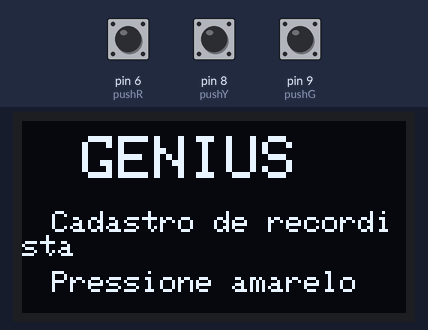
Simulated run of this sketch. Board: Arduino Uno, built with avr-gcc and run on an emulated ATmega328P. Parts: 128×64 one-colour display. Inputs (shaded band) come from the test bench; at power-on: pin 8 (pushY) LOW, pin 6 (pushR) LOW, pin 9 (pushG) LOW.

Above: at 0.8 s.
0.9 s: pin 8 (pushY) pulled HIGH for 0.15 s
At 2.0 s:
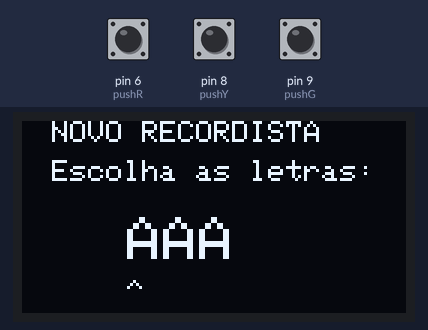
2.7 s: pin 6 (pushR) pulled HIGH for 0.15 s
At 3.4 s:
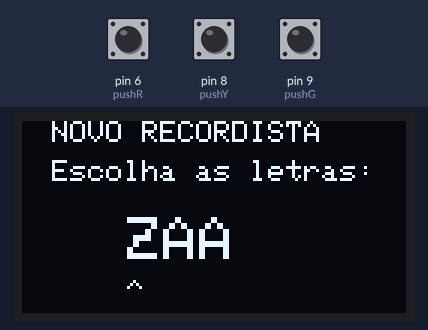
4.5 s: pin 6 (pushR) pulled HIGH for 1 s
At 6.0 s:
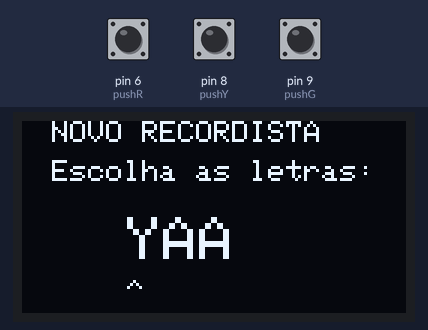
7.2 s: pin 6 (pushR) pulled HIGH for 0.15 s
At 8.0 s:
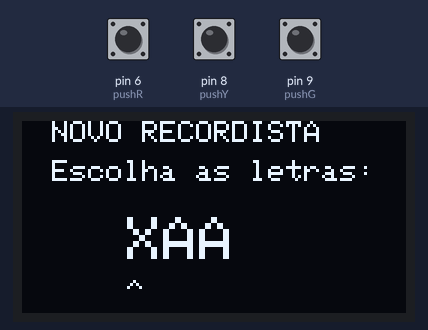
9.0 s: pin 6 (pushR) pulled HIGH for 3.2 s
At 13.5 s:
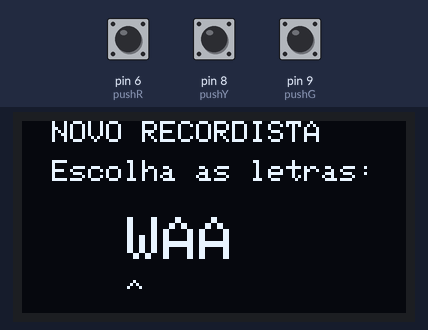
13.9 s: pin 6 (pushR) pulled HIGH for 0.15 s
At 15.5 s:
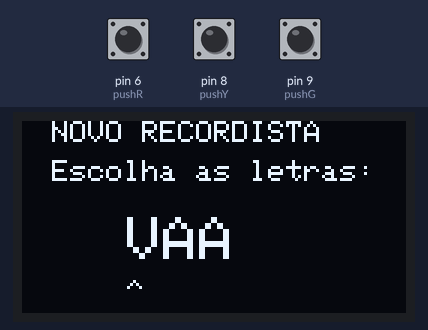
Timing chart, 0 to 16.7 s (numbered marks = the images above; inputs shaded):
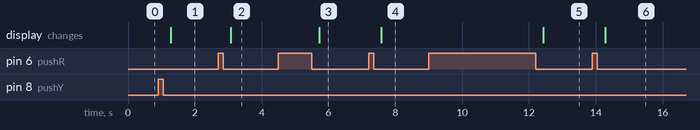

Measured:
- after the input at 0.9 s, the display: changes after 0.38 s (image 1)
- after the input at 2.7 s, the display: changes after 0.38 s (image 2)
- after the input at 4.5 s, the display: changes after 1.2 s (image 3)
- after the input at 7.2 s, the display: changes after 0.38 s (image 4)
- after the input at 9.0 s, the display: changes after 3.4 s (image 5)
- after the input at 13.9 s, the display: changes after 0.38 s (image 6)

The sketch:

teste_cadastro_recordista.ino
```cpp
#include <Wire.h>
#include <Adafruit_GFX.h>
#include <Adafruit_SSD1306.h>
#include <EEPROM.h>
#include <string.h>

// OLED
#define SCREEN_WIDTH 128
#define SCREEN_HEIGHT 64

Adafruit_SSD1306 display(SCREEN_WIDTH, SCREEN_HEIGHT, &Wire, -1);

// Botoes
#define pushR 6
#define pushB 7
#define pushY 8
#define pushG 9

// EEPROM
#define EEPROM_NAME 1

char nomeRecordista[4] = "AAA";

// --------------------------------
// AGUARDAR SOLTAR BOTAO
// --------------------------------

void aguardarSoltar(int botao) {

  while (digitalRead(botao) == HIGH);

  delay(200);
}

// --------------------------------
// CADASTRAR RECORDISTA
// --------------------------------

void cadastrarRecordista() {

  char nome[4] = {'A', 'A', 'A', '\0'};

  int posicao = 0;

  while (posicao < 3) {

    display.clearDisplay();

    display.setTextSize(1);
    display.setCursor(10, 0);
    display.print("NOVO RECORDISTA");

    display.setCursor(10, 13);
    display.print("Escolha as letras:");

    display.setTextSize(2);
    display.setCursor(35, 32);
    display.print(nome);

    // Indicador da letra selecionada
    display.setTextSize(1);
    display.setCursor(35 + (posicao * 12), 53);
    display.print("^");

    display.display();

    // Proxima letra
    if (digitalRead(pushG) == HIGH) {

      nome[posicao]++;

      if (nome[posicao] > 'Z') {
        nome[posicao] = 'A';
      }

      aguardarSoltar(pushG);
    }

    // Letra anterior
    if (digitalRead(pushR) == HIGH) {

      nome[posicao]--;

      if (nome[posicao] < 'A') {
        nome[posicao] = 'Z';
      }

      aguardarSoltar(pushR);
    }

    // Confirmar letra
    if (digitalRead(pushY) == HIGH) {

      posicao++;

      aguardarSoltar(pushY);
    }
  }

  // Salvar nome
  strcpy(nomeRecordista, nome);

  for (int i = 0; i < 3; i++) {
    EEPROM.update(EEPROM_NAME + i, nomeRecordista[i]);
  }

  // Mostrar resultado
  display.clearDisplay();

  display.setTextSize(1);
  display.setCursor(15, 5);
  display.print("CADASTRO CONCLUIDO!");

  display.setTextSize(2);
  display.setCursor(35, 30);
  display.print(nomeRecordista);

  display.display();

  delay(2000);
}

// --------------------------------
// SETUP
// --------------------------------

void setup() {

  pinMode(pushG, INPUT);
  pinMode(pushR, INPUT);
  pinMode(pushY, INPUT);
  pinMode(pushB, INPUT);

  // Inicializar OLED
  if (!display.begin(SSD1306_SWITCHCAPVCC, 0x3C)) {
    while (true);
  }

  display.setTextColor(SSD1306_WHITE);

  // Recuperar nome anterior
  for (int i = 0; i < 3; i++) {
    nomeRecordista[i] = EEPROM.read(EEPROM_NAME + i);
  }

  nomeRecordista[3] = '\0';

  // Validar nome
  for (int i = 0; i < 3; i++) {

    if (nomeRecordista[i] < 'A' ||
        nomeRecordista[i] > 'Z') {

      strcpy(nomeRecordista, "AAA");
      break;
    }
  }

  // Tela inicial
  display.clearDisplay();

  display.setTextSize(2);
  display.setCursor(20, 5);
  display.print("GENIUS");

  display.setTextSize(1);
  display.setCursor(10, 30);
  display.print("Cadastro de recordista");

  display.setCursor(10, 50);
  display.print("Pressione amarelo");

  display.display();

  // Aguarda iniciar cadastro
  while (digitalRead(pushY) == LOW);

  aguardarSoltar(pushY);

  cadastrarRecordista();
}

// --------------------------------
// LOOP
// --------------------------------

void loop() {

  display.clearDisplay();

  display.setTextSize(1);
  display.setCursor(15, 10);
  display.print("NOME CADASTRADO:");

  display.setTextSize(2);
  display.setCursor(35, 30);
  display.print(nomeRecordista);

  display.display();
}
```
